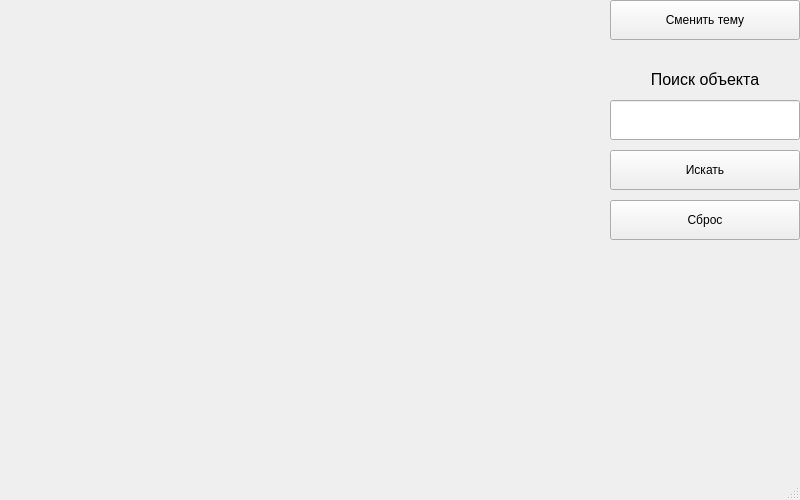
<?xml version="1.0" encoding="UTF-8"?>
<ui version="4.0">
 <class>MainWindow</class>
 <widget class="QMainWindow" name="MainWindow">
  <property name="geometry">
   <rect>
    <x>0</x>
    <y>0</y>
    <width>800</width>
    <height>500</height>
   </rect>
  </property>
  <property name="windowTitle">
   <string>MainWindow</string>
  </property>
  <widget class="QWidget" name="centralwidget">
   <widget class="QLabel" name="image">
    <property name="geometry">
     <rect>
      <x>0</x>
      <y>0</y>
      <width>600</width>
      <height>450</height>
     </rect>
    </property>
    <property name="text">
     <string/>
    </property>
   </widget>
   <widget class="QPushButton" name="switchThemeButton">
    <property name="geometry">
     <rect>
      <x>610</x>
      <y>0</y>
      <width>190</width>
      <height>40</height>
     </rect>
    </property>
    <property name="text">
     <string>Сменить тему</string>
    </property>
   </widget>
   <widget class="QLabel" name="searchTextLabel">
    <property name="geometry">
     <rect>
      <x>610</x>
      <y>60</y>
      <width>190</width>
      <height>40</height>
     </rect>
    </property>
    <property name="text">
     <string>&lt;html&gt;&lt;head/&gt;&lt;body&gt;&lt;p align=&quot;center&quot;&gt;&lt;span style=&quot; font-size:12pt;&quot;&gt;Поиск объекта&lt;/span&gt;&lt;/p&gt;&lt;/body&gt;&lt;/html&gt;</string>
    </property>
   </widget>
   <widget class="QLineEdit" name="searchObjectLineEdit">
    <property name="geometry">
     <rect>
      <x>610</x>
      <y>100</y>
      <width>190</width>
      <height>40</height>
     </rect>
    </property>
   </widget>
   <widget class="QPushButton" name="searchObjectButton">
    <property name="geometry">
     <rect>
      <x>610</x>
      <y>150</y>
      <width>190</width>
      <height>40</height>
     </rect>
    </property>
    <property name="text">
     <string>Искать</string>
    </property>
   </widget>
   <widget class="QPushButton" name="clearObjectButton">
    <property name="geometry">
     <rect>
      <x>610</x>
      <y>200</y>
      <width>190</width>
      <height>40</height>
     </rect>
    </property>
    <property name="text">
     <string>Сброс</string>
    </property>
   </widget>
  </widget>
  <widget class="QMenuBar" name="menubar">
   <property name="geometry">
    <rect>
     <x>0</x>
     <y>0</y>
     <width>800</width>
     <height>26</height>
    </rect>
   </property>
  </widget>
  <widget class="QStatusBar" name="statusbar"/>
 </widget>
 <resources/>
 <connections/>
</ui>
